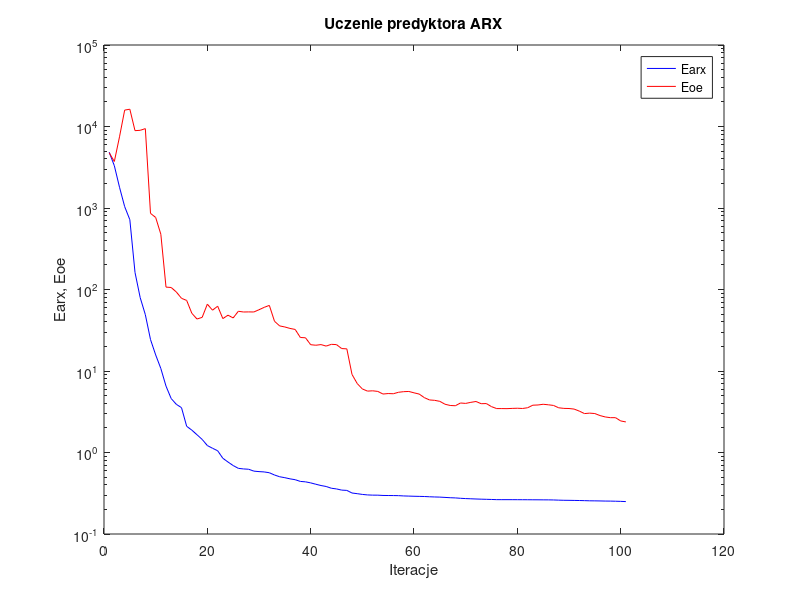
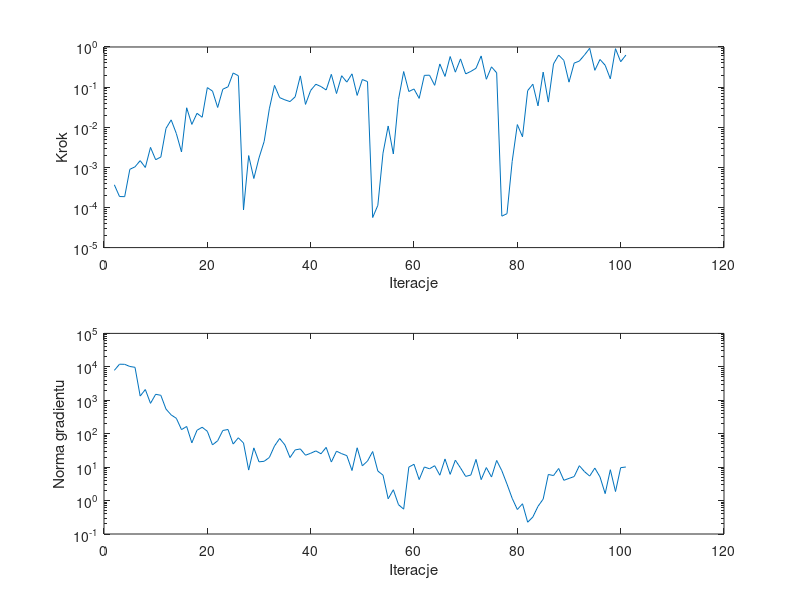

Write MATLAB code to recreate these figures, in order.
%uczenie predyktora arx
clear all;
n=0; farx(n+1)=4.842159e+003; foe(n+1)=4.762351e+003; wspucz(n+1)=0.000000e+000; ng(n+1)=0.000000e+000;
%odnowa zmiennej metryki
n=1; farx(n+1)=3.303418e+003; foe(n+1)=3.722996e+003; krok(n+1)=3.674451e-004; ng(n+1)=7.835433e+003;
n=2; farx(n+1)=1.798998e+003; foe(n+1)=7.467643e+003; krok(n+1)=1.874926e-004; ng(n+1)=1.197963e+004;
n=3; farx(n+1)=1.039694e+003; foe(n+1)=1.589948e+004; krok(n+1)=1.858107e-004; ng(n+1)=1.188502e+004;
n=4; farx(n+1)=7.185777e+002; foe(n+1)=1.629675e+004; krok(n+1)=8.940659e-004; ng(n+1)=1.024206e+004;
n=5; farx(n+1)=1.620854e+002; foe(n+1)=8.892206e+003; krok(n+1)=1.029641e-003; ng(n+1)=9.672216e+003;
n=6; farx(n+1)=7.970476e+001; foe(n+1)=8.979878e+003; krok(n+1)=1.469853e-003; ng(n+1)=1.335604e+003;
n=7; farx(n+1)=4.910039e+001; foe(n+1)=9.417149e+003; krok(n+1)=9.933991e-004; ng(n+1)=2.093074e+003;
n=8; farx(n+1)=2.432423e+001; foe(n+1)=8.595001e+002; krok(n+1)=3.141705e-003; ng(n+1)=8.081441e+002;
n=9; farx(n+1)=1.575672e+001; foe(n+1)=7.656243e+002; krok(n+1)=1.548092e-003; ng(n+1)=1.509439e+003;
n=10; farx(n+1)=1.072855e+001; foe(n+1)=4.766757e+002; krok(n+1)=1.810600e-003; ng(n+1)=1.405837e+003;
n=11; farx(n+1)=6.526382e+000; foe(n+1)=1.070253e+002; krok(n+1)=9.348086e-003; ng(n+1)=5.442078e+002;
n=12; farx(n+1)=4.594777e+000; foe(n+1)=1.058438e+002; krok(n+1)=1.525264e-002; ng(n+1)=3.646726e+002;
n=13; farx(n+1)=3.899569e+000; foe(n+1)=9.322243e+001; krok(n+1)=6.963555e-003; ng(n+1)=2.888243e+002;
n=14; farx(n+1)=3.550411e+000; foe(n+1)=7.797067e+001; krok(n+1)=2.415320e-003; ng(n+1)=1.324044e+002;
n=15; farx(n+1)=2.097292e+000; foe(n+1)=7.342821e+001; krok(n+1)=3.052860e-002; ng(n+1)=1.644641e+002;
n=16; farx(n+1)=1.880611e+000; foe(n+1)=5.105487e+001; krok(n+1)=1.175883e-002; ng(n+1)=5.320601e+001;
n=17; farx(n+1)=1.651344e+000; foe(n+1)=4.342980e+001; krok(n+1)=2.223039e-002; ng(n+1)=1.266715e+002;
n=18; farx(n+1)=1.447216e+000; foe(n+1)=4.552937e+001; krok(n+1)=1.773103e-002; ng(n+1)=1.558994e+002;
n=19; farx(n+1)=1.217230e+000; foe(n+1)=6.608409e+001; krok(n+1)=9.716385e-002; ng(n+1)=1.180432e+002;
n=20; farx(n+1)=1.127577e+000; foe(n+1)=5.576259e+001; krok(n+1)=7.959957e-002; ng(n+1)=4.628607e+001;
n=21; farx(n+1)=1.050602e+000; foe(n+1)=6.238337e+001; krok(n+1)=3.106913e-002; ng(n+1)=6.156777e+001;
n=22; farx(n+1)=8.499635e-001; foe(n+1)=4.396335e+001; krok(n+1)=8.877087e-002; ng(n+1)=1.249752e+002;
n=23; farx(n+1)=7.641935e-001; foe(n+1)=4.840149e+001; krok(n+1)=1.016482e-001; ng(n+1)=1.335895e+002;
n=24; farx(n+1)=6.918973e-001; foe(n+1)=4.478700e+001; krok(n+1)=2.250273e-001; ng(n+1)=4.904236e+001;
n=25; farx(n+1)=6.390678e-001; foe(n+1)=5.407581e+001; krok(n+1)=1.919924e-001; ng(n+1)=7.546236e+001;
%odnowa zmiennej metryki
n=26; farx(n+1)=6.286929e-001; foe(n+1)=5.296404e+001; krok(n+1)=8.683747e-005; ng(n+1)=5.282433e+001;
n=27; farx(n+1)=6.230251e-001; foe(n+1)=5.311346e+001; krok(n+1)=1.964993e-003; ng(n+1)=8.163546e+000;
n=28; farx(n+1)=5.909486e-001; foe(n+1)=5.297762e+001; krok(n+1)=5.277180e-004; ng(n+1)=3.768633e+001;
n=29; farx(n+1)=5.829175e-001; foe(n+1)=5.646297e+001; krok(n+1)=1.721185e-003; ng(n+1)=1.439148e+001;
n=30; farx(n+1)=5.776197e-001; foe(n+1)=6.037613e+001; krok(n+1)=4.432757e-003; ng(n+1)=1.497004e+001;
n=31; farx(n+1)=5.646882e-001; foe(n+1)=6.384517e+001; krok(n+1)=2.876644e-002; ng(n+1)=1.944156e+001;
n=32; farx(n+1)=5.296413e-001; foe(n+1)=4.074729e+001; krok(n+1)=1.102898e-001; ng(n+1)=4.289756e+001;
n=33; farx(n+1)=5.040847e-001; foe(n+1)=3.575577e+001; krok(n+1)=5.466235e-002; ng(n+1)=7.192611e+001;
n=34; farx(n+1)=4.909152e-001; foe(n+1)=3.469455e+001; krok(n+1)=4.815335e-002; ng(n+1)=4.651317e+001;
n=35; farx(n+1)=4.751030e-001; foe(n+1)=3.329906e+001; krok(n+1)=4.356626e-002; ng(n+1)=1.932050e+001;
n=36; farx(n+1)=4.637831e-001; foe(n+1)=3.235686e+001; krok(n+1)=5.730115e-002; ng(n+1)=3.274104e+001;
n=37; farx(n+1)=4.418731e-001; foe(n+1)=2.578104e+001; krok(n+1)=1.902702e-001; ng(n+1)=3.500067e+001;
n=38; farx(n+1)=4.366166e-001; foe(n+1)=2.556590e+001; krok(n+1)=3.706539e-002; ng(n+1)=2.272075e+001;
n=39; farx(n+1)=4.239768e-001; foe(n+1)=2.102074e+001; krok(n+1)=8.268560e-002; ng(n+1)=2.596120e+001;
n=40; farx(n+1)=4.078972e-001; foe(n+1)=2.071056e+001; krok(n+1)=1.178633e-001; ng(n+1)=3.058486e+001;
n=41; farx(n+1)=3.933739e-001; foe(n+1)=2.108821e+001; krok(n+1)=1.032026e-001; ng(n+1)=2.508628e+001;
n=42; farx(n+1)=3.828594e-001; foe(n+1)=2.021516e+001; krok(n+1)=8.475198e-002; ng(n+1)=3.899523e+001;
n=43; farx(n+1)=3.643512e-001; foe(n+1)=2.124741e+001; krok(n+1)=2.082003e-001; ng(n+1)=1.419891e+001;
n=44; farx(n+1)=3.573596e-001; foe(n+1)=2.107810e+001; krok(n+1)=6.918375e-002; ng(n+1)=2.995253e+001;
n=45; farx(n+1)=3.456275e-001; foe(n+1)=1.885152e+001; krok(n+1)=1.919924e-001; ng(n+1)=2.527748e+001;
n=46; farx(n+1)=3.428201e-001; foe(n+1)=1.869292e+001; krok(n+1)=1.331896e-001; ng(n+1)=2.207659e+001;
n=47; farx(n+1)=3.184328e-001; foe(n+1)=9.080073e+000; krok(n+1)=2.139750e-001; ng(n+1)=7.915996e+000;
n=48; farx(n+1)=3.126006e-001; foe(n+1)=7.029593e+000; krok(n+1)=6.209076e-002; ng(n+1)=3.789876e+001;
n=49; farx(n+1)=3.060073e-001; foe(n+1)=6.023064e+000; krok(n+1)=1.545508e-001; ng(n+1)=1.093626e+001;
n=50; farx(n+1)=3.016936e-001; foe(n+1)=5.666529e+000; krok(n+1)=1.372747e-001; ng(n+1)=1.520363e+001;
%odnowa zmiennej metryki
n=51; farx(n+1)=2.998329e-001; foe(n+1)=5.714878e+000; krok(n+1)=5.618497e-005; ng(n+1)=2.929701e+001;
n=52; farx(n+1)=2.995739e-001; foe(n+1)=5.616839e+000; krok(n+1)=1.131625e-004; ng(n+1)=7.645045e+000;
n=53; farx(n+1)=2.971746e-001; foe(n+1)=5.216246e+000; krok(n+1)=2.257520e-003; ng(n+1)=5.766021e+000;
n=54; farx(n+1)=2.966530e-001; foe(n+1)=5.289882e+000; krok(n+1)=1.073668e-002; ng(n+1)=1.130505e+000;
n=55; farx(n+1)=2.962502e-001; foe(n+1)=5.260763e+000; krok(n+1)=2.156451e-003; ng(n+1)=2.103661e+000;
n=56; farx(n+1)=2.955663e-001; foe(n+1)=5.482193e+000; krok(n+1)=4.904612e-002; ng(n+1)=7.539567e-001;
n=57; farx(n+1)=2.931364e-001; foe(n+1)=5.577696e+000; krok(n+1)=2.442288e-001; ng(n+1)=5.537920e-001;
n=58; farx(n+1)=2.918334e-001; foe(n+1)=5.610663e+000; krok(n+1)=7.763827e-002; ng(n+1)=1.004222e+001;
n=59; farx(n+1)=2.904805e-001; foe(n+1)=5.398716e+000; krok(n+1)=8.973318e-002; ng(n+1)=1.216542e+001;
n=60; farx(n+1)=2.895411e-001; foe(n+1)=5.214060e+000; krok(n+1)=5.234463e-002; ng(n+1)=4.240725e+000;
n=61; farx(n+1)=2.884779e-001; foe(n+1)=4.713323e+000; krok(n+1)=1.961845e-001; ng(n+1)=1.010738e+001;
n=62; farx(n+1)=2.863583e-001; foe(n+1)=4.414829e+000; krok(n+1)=1.981558e-001; ng(n+1)=8.916298e+000;
n=63; farx(n+1)=2.847274e-001; foe(n+1)=4.365811e+000; krok(n+1)=1.107294e-001; ng(n+1)=1.101841e+001;
n=64; farx(n+1)=2.835813e-001; foe(n+1)=4.243037e+000; krok(n+1)=3.780408e-001; ng(n+1)=5.732553e+000;
n=65; farx(n+1)=2.812294e-001; foe(n+1)=3.911205e+000; krok(n+1)=1.845727e-001; ng(n+1)=1.755402e+001;
n=66; farx(n+1)=2.787427e-001; foe(n+1)=3.776118e+000; krok(n+1)=5.779250e-001; ng(n+1)=6.076021e+000;
n=67; farx(n+1)=2.772375e-001; foe(n+1)=3.748239e+000; krok(n+1)=2.357265e-001; ng(n+1)=1.614683e+001;
n=68; farx(n+1)=2.742699e-001; foe(n+1)=4.050172e+000; krok(n+1)=5.045340e-001; ng(n+1)=9.471858e+000;
n=69; farx(n+1)=2.720201e-001; foe(n+1)=4.003574e+000; krok(n+1)=2.134155e-001; ng(n+1)=5.278123e+000;
n=70; farx(n+1)=2.704681e-001; foe(n+1)=4.125188e+000; krok(n+1)=2.461541e-001; ng(n+1)=5.801746e+000;
n=71; farx(n+1)=2.688820e-001; foe(n+1)=4.226125e+000; krok(n+1)=2.944474e-001; ng(n+1)=1.703280e+001;
n=72; farx(n+1)=2.675653e-001; foe(n+1)=3.969607e+000; krok(n+1)=5.988308e-001; ng(n+1)=4.229936e+000;
n=73; farx(n+1)=2.664667e-001; foe(n+1)=3.987035e+000; krok(n+1)=1.569501e-001; ng(n+1)=9.705960e+000;
n=74; farx(n+1)=2.653488e-001; foe(n+1)=3.653156e+000; krok(n+1)=3.200292e-001; ng(n+1)=5.057371e+000;
n=75; farx(n+1)=2.640061e-001; foe(n+1)=3.459101e+000; krok(n+1)=2.268451e-001; ng(n+1)=1.584319e+001;
%odnowa zmiennej metryki
n=76; farx(n+1)=2.638853e-001; foe(n+1)=3.458458e+000; krok(n+1)=6.078783e-005; ng(n+1)=7.810222e+000;
n=77; farx(n+1)=2.638621e-001; foe(n+1)=3.452757e+000; krok(n+1)=7.005353e-005; ng(n+1)=3.103804e+000;
n=78; farx(n+1)=2.637897e-001; foe(n+1)=3.476905e+000; krok(n+1)=1.402081e-003; ng(n+1)=1.169617e+000;
n=79; farx(n+1)=2.636323e-001; foe(n+1)=3.492502e+000; krok(n+1)=1.163808e-002; ng(n+1)=5.403797e-001;
n=80; farx(n+1)=2.634532e-001; foe(n+1)=3.468373e+000; krok(n+1)=5.767896e-003; ng(n+1)=8.024957e-001;
n=81; farx(n+1)=2.632903e-001; foe(n+1)=3.541922e+000; krok(n+1)=8.172294e-002; ng(n+1)=2.251791e-001;
n=82; farx(n+1)=2.629573e-001; foe(n+1)=3.806084e+000; krok(n+1)=1.181740e-001; ng(n+1)=3.222916e-001;
n=83; farx(n+1)=2.627825e-001; foe(n+1)=3.829312e+000; krok(n+1)=3.406610e-002; ng(n+1)=6.719210e-001;
n=84; farx(n+1)=2.624758e-001; foe(n+1)=3.906617e+000; krok(n+1)=2.363480e-001; ng(n+1)=1.106975e+000;
n=85; farx(n+1)=2.622990e-001; foe(n+1)=3.849934e+000; krok(n+1)=4.235232e-002; ng(n+1)=6.035475e+000;
n=86; farx(n+1)=2.616430e-001; foe(n+1)=3.779729e+000; krok(n+1)=3.780408e-001; ng(n+1)=5.595477e+000;
n=87; farx(n+1)=2.602920e-001; foe(n+1)=3.537606e+000; krok(n+1)=6.293018e-001; ng(n+1)=9.117367e+000;
n=88; farx(n+1)=2.592632e-001; foe(n+1)=3.478009e+000; krok(n+1)=4.635137e-001; ng(n+1)=4.036928e+000;
n=89; farx(n+1)=2.588791e-001; foe(n+1)=3.466396e+000; krok(n+1)=1.328156e-001; ng(n+1)=4.601419e+000;
n=90; farx(n+1)=2.582264e-001; foe(n+1)=3.410144e+000; krok(n+1)=3.963116e-001; ng(n+1)=5.225890e+000;
n=91; farx(n+1)=2.575640e-001; foe(n+1)=3.219171e+000; krok(n+1)=4.461084e-001; ng(n+1)=1.104343e+001;
n=92; farx(n+1)=2.566054e-001; foe(n+1)=3.003136e+000; krok(n+1)=6.321212e-001; ng(n+1)=7.339060e+000;
n=93; farx(n+1)=2.554806e-001; foe(n+1)=3.041720e+000; krok(n+1)=9.282331e-001; ng(n+1)=5.399924e+000;
n=94; farx(n+1)=2.550993e-001; foe(n+1)=3.006136e+000; krok(n+1)=2.621866e-001; ng(n+1)=9.359508e+000;
n=95; farx(n+1)=2.545036e-001; foe(n+1)=2.839629e+000; krok(n+1)=4.884576e-001; ng(n+1)=5.087818e+000;
n=96; farx(n+1)=2.536492e-001; foe(n+1)=2.731654e+000; krok(n+1)=3.505976e-001; ng(n+1)=1.613405e+000;
n=97; farx(n+1)=2.533406e-001; foe(n+1)=2.675452e+000; krok(n+1)=1.607119e-001; ng(n+1)=8.365402e+000;
n=98; farx(n+1)=2.525020e-001; foe(n+1)=2.676010e+000; krok(n+1)=9.073805e-001; ng(n+1)=1.862665e+000;
n=99; farx(n+1)=2.514555e-001; foe(n+1)=2.440569e+000; krok(n+1)=4.287623e-001; ng(n+1)=9.627490e+000;
n=100; farx(n+1)=2.498792e-001; foe(n+1)=2.371479e+000; krok(n+1)=6.258076e-001; ng(n+1)=1.009889e+001;

figure; semilogy(farx,'b'); hold on; semilogy(foe,'r'); xlabel('Iteracje'); ylabel('Earx, Eoe'); legend('Earx','Eoe'); title('Uczenie predyktora ARX');
figure; subplot(2,1,1); semilogy(krok); xlabel('Iteracje'); ylabel('Krok');
subplot(2,1,2); semilogy(ng); xlabel('Iteracje'); ylabel('Norma gradientu');
Earx=farx(n+1)
Eoe=foe(n+1)
